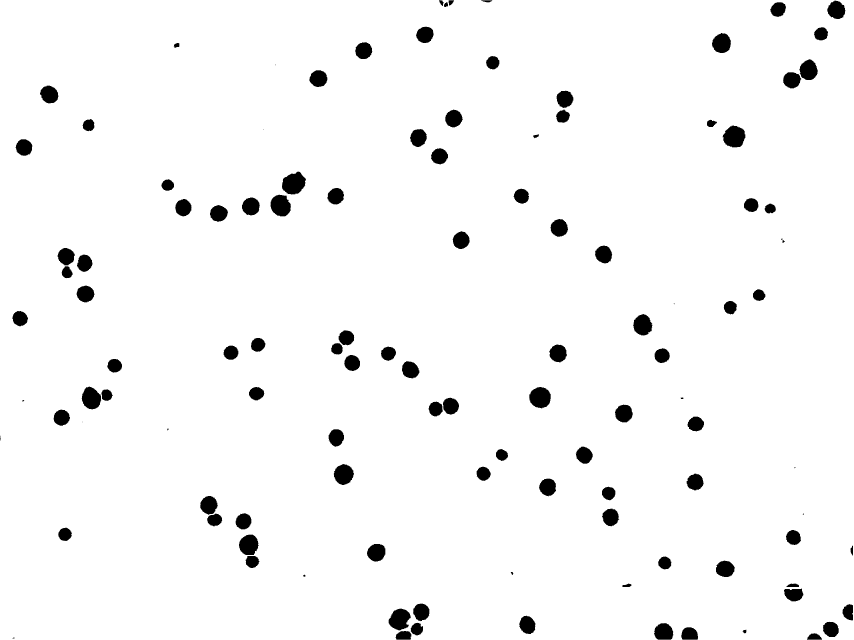
#> input picture Nova pasta/imagemn.tif, 2560 x 1920 px (shown at 1/3 size); the run also reads 1 picture not shown here
$ python count.py --image imagemn.tif   (Python 2 division)   (older library calls are emulated)
#> lines starting #> are read from the running program, lines starting #| are printed output that depends on the picture; after the words box and inside, x2 and y2 are one past the last pixel; in counts of white or black regions, pixels touching at a corner belong together
from copy import copy
import cv2
import numpy as np

__author__ = 'Colton McEntee'

# Helper function
def nothing(*arg):
    pass

#
# Commandline options
#
from optparse import OptionParser
parser = OptionParser()
parser.set_description("Counts cells in an image using the template single_yeast_zoom_near.jpg and binary thresholding.")
parser.add_option("-i", "--image", dest="imageFileName", action="store", metavar="FILE", help="input image")
parser.add_option("-g", "--gui", dest="gui", action="store_true", default=False, help="display gui")

(options, args) = parser.parse_args()
display_gui = options.gui is not None

#
# Script behavior
#
process_name = "Binary Theshold"
threshold_trackbar_name = "Threshold"

image = cv2.imread('imagemn.tif', cv2.IMREAD_GRAYSCALE)
#> image: shape (1920, 2560); 96.7% white; 115 black regions (11 under 20 px), largest, box (x1, y1, x2, y2) and area: (846, 515, 918, 584) 3547, (2168, 376, 2236, 442) 3362, (1588, 1161, 1652, 1225) 3176
mask = np.zeros(image.shape, np.uint8)

#
# Binary Thresholding
#
cv2.namedWindow(process_name, cv2.WINDOW_NORMAL)
cv2.imshow(process_name, mask)
cv2.createTrackbar(threshold_trackbar_name, process_name, 80, 255, nothing)

#
# Template matching
#
template = cv2.imread("single_yeast_zoom_near.jpg", cv2.IMREAD_GRAYSCALE)
template_result = cv2.matchTemplate(image, template, cv2.TM_SQDIFF_NORMED)
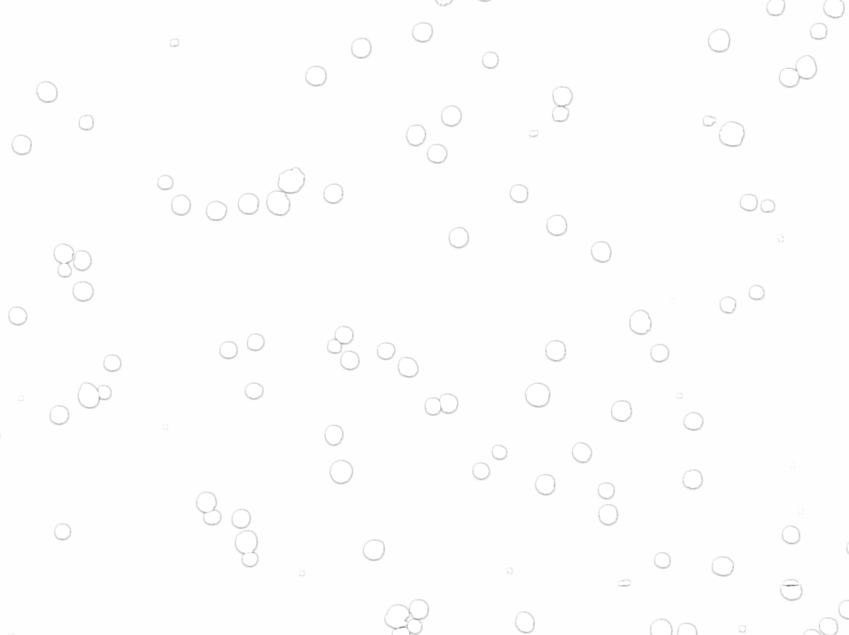
#> template_result: shape (1905, 2546) float32 (shown at 1/3 size); min 0.405, max 1, mean 0.996
matched_image = np.array(template_result * 255, dtype=np.uint8)

# Gui loop
while True:
    # Threshold the template mask result based on user input
    threshold = cv2.getTrackbarPos(threshold_trackbar_name, process_name)
    _, mask = cv2.threshold(matched_image, threshold, 255, cv2.THRESH_BINARY_INV)
#> mask: shape (1905, 2546); every value is 0

    # Find contours of the threshold
    image,contours, _ = cv2.findContours(copy(mask), cv2.RETR_LIST, cv2.CHAIN_APPROX_SIMPLE)
#> contours = []
    contornos = []
    for contour in contours:
        ar = cv2.contourArea(contour)
        if ar>400 and ar<5000:
            contornos.append(contour)  # offset the template match which returns the match quality at the corner, not center (opencv is shitty)
#> this loop made 0 passes
#> after the loop, contornos = []

    # Draw the center of each contour onto the image
    image_copy = cv2.cvtColor(image, cv2.COLOR_GRAY2BGR)
#> image_copy: shape (1905, 2546, 3); every value is 0
    cv2.drawContours(image_copy, contornos, -1, (0, 0, 255), 3)
    print len(contornos)
#| 0

    # Display the image
    cv2.namedWindow(process_name, cv2.WINDOW_NORMAL)
    cv2.imshow(process_name, image_copy)

    # Only show one step of this loop if there's no gui
    if not display_gui:
        break

    # Exit on user pressing escape key
    key = cv2.waitKey(5)
#> (key Esc is pressed here)
    if key == 27: #escape key
        break
print(contours)
cv2.destroyAllWindows()
